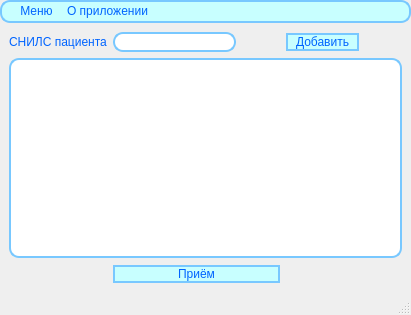
<?xml version="1.0" encoding="UTF-8"?>
<ui version="4.0">
 <class>MainWindow</class>
 <widget class="QMainWindow" name="MainWindow">
  <property name="geometry">
   <rect>
    <x>0</x>
    <y>0</y>
    <width>411</width>
    <height>315</height>
   </rect>
  </property>
  <property name="windowTitle">
   <string>MainWindow</string>
  </property>
  <property name="styleSheet">
   <string notr="true">MainWindow
{
border: 1px;
background: rgb(240, 254, 255);
}</string>
  </property>
  <widget class="QWidget" name="centralwidget">
   <layout class="QGridLayout" name="gridLayout">
    <item row="0" column="4">
     <widget class="QPushButton" name="addButton">
      <property name="styleSheet">
       <string notr="true">QPushButton {
    border: 2px solid rgb(120, 200, 255);
    border-radius: 10px;
    padding: 0 8px;
    background-color:  rgb(200, 255, 255);
    min-width: 20ex;
    min-height: 8ex;
	font: 700 9pt &quot;Segoe UI&quot;;
    color:rgb(0, 100, 255)
}

QPushButton:pressed {
    border: 2px solid rgb(20, 200, 255);
    background-color: rgb(50, 200, 255);
}

QPushButton:hover {
    border: 2px solid rgb(20, 150, 255);
    color:rgb(0, 50, 150);
    background-color: rgb(150, 255, 255);
}</string>
      </property>
      <property name="text">
       <string>Добавить</string>
      </property>
     </widget>
    </item>
    <item row="0" column="3">
     <spacer name="horizontalSpacer">
      <property name="orientation">
       <enum>Qt::Horizontal</enum>
      </property>
      <property name="sizeHint" stdset="0">
       <size>
        <width>40</width>
        <height>20</height>
       </size>
      </property>
     </spacer>
    </item>
    <item row="0" column="2">
     <widget class="QLineEdit" name="lineEdit">
      <property name="styleSheet">
       <string notr="true">border: 2px solid rgb(120, 200, 255);
    border-radius: 10px;
    padding: 0 8px;
    background: white;
    selection-background-color: rgb(200, 255, 255);
	font: 700 9pt &quot;Segoe UI&quot;;
    color:rgb(0, 100, 255)</string>
      </property>
     </widget>
    </item>
    <item row="0" column="5">
     <spacer name="horizontalSpacer_2">
      <property name="orientation">
       <enum>Qt::Horizontal</enum>
      </property>
      <property name="sizeHint" stdset="0">
       <size>
        <width>40</width>
        <height>20</height>
       </size>
      </property>
     </spacer>
    </item>
    <item row="1" column="0" colspan="6">
     <widget class="QListWidget" name="QueueWidget">
      <property name="styleSheet">
       <string notr="true">border: 2px solid rgb(120, 200, 255);
    border-radius: 10px;
    padding: 0 8px;
    background: white;
    selection-background-color: rgb(200, 255, 255);
	font: 700 9pt &quot;Segoe UI&quot;;
    color:rgb(0, 100, 255)</string>
      </property>
     </widget>
    </item>
    <item row="0" column="0" colspan="2">
     <widget class="QLabel" name="label">
      <property name="styleSheet">
       <string notr="true">	font: 700 9pt &quot;Segoe UI&quot;;
    color:rgb(0, 100, 255)</string>
      </property>
      <property name="text">
       <string>СНИЛС пациента</string>
      </property>
     </widget>
    </item>
    <item row="2" column="4" colspan="2">
     <spacer name="horizontalSpacer_4">
      <property name="orientation">
       <enum>Qt::Horizontal</enum>
      </property>
      <property name="sizeHint" stdset="0">
       <size>
        <width>40</width>
        <height>20</height>
       </size>
      </property>
     </spacer>
    </item>
    <item row="2" column="0" colspan="2">
     <spacer name="horizontalSpacer_3">
      <property name="orientation">
       <enum>Qt::Horizontal</enum>
      </property>
      <property name="sizeHint" stdset="0">
       <size>
        <width>40</width>
        <height>20</height>
       </size>
      </property>
     </spacer>
    </item>
    <item row="2" column="2" colspan="2">
     <widget class="QPushButton" name="receptionButton">
      <property name="styleSheet">
       <string notr="true">QPushButton {
    border: 2px solid rgb(120, 200, 255);
    border-radius: 10px;
    padding: 0 8px;
    background-color:  rgb(200, 255, 255);
    min-width: 20ex;
    min-height: 8ex;
	font: 700 9pt &quot;Segoe UI&quot;;
    color:rgb(0, 100, 255)
}

QPushButton:pressed {
    border: 2px solid rgb(20, 200, 255);
    background-color: rgb(50, 200, 255);
}

QPushButton:hover {
    border: 2px solid rgb(20, 150, 255);
    color:rgb(0, 50, 150);
    background-color: rgb(150, 255, 255);
}</string>
      </property>
      <property name="text">
       <string>Приём</string>
      </property>
     </widget>
    </item>
   </layout>
  </widget>
  <widget class="QMenuBar" name="menubar">
   <property name="geometry">
    <rect>
     <x>0</x>
     <y>0</y>
     <width>411</width>
     <height>34</height>
    </rect>
   </property>
   <property name="styleSheet">
    <string notr="true">QMenuBar {
    border: 2px solid rgb(120, 200, 255);
    border-radius: 10px;
    padding: 0 8px;
    background-color:  rgb(200, 255, 255);
    min-width: 20ex;
    min-height: 8ex;
	font: 700 9pt &quot;Segoe UI&quot;;
    color:rgb(0, 100, 255)
}

QMenuBar:pressed {
    border: 2px solid rgb(20, 200, 255);
    background-color: rgb(50, 200, 255);
}

QMenuBar:hover {
    border: 2px solid rgb(20, 150, 255);
    color:rgb(0, 50, 150);
    background-color: rgb(150, 255, 255);
}</string>
   </property>
   <widget class="QMenu" name="menu">
    <property name="styleSheet">
     <string notr="true">Qmenu {
    border: 2px solid rgb(120, 200, 255);
    border-radius: 10px;
    padding: 0 8px;
    background-color:  rgb(200, 255, 255);
    min-width: 20ex;
    min-height: 8ex;
	font: 700 9pt &quot;Segoe UI&quot;;
    color:rgb(0, 100, 255)
}

Qmenu:pressed {
    border: 2px solid rgb(20, 200, 255);
    background-color: rgb(50, 200, 255);
}

Qmenu:hover {
    border: 2px solid rgb(20, 150, 255);
    color:rgb(0, 50, 150);
    background-color: rgb(150, 255, 255);
}</string>
    </property>
    <property name="title">
     <string>О приложении</string>
    </property>
    <addaction name="info"/>
   </widget>
   <widget class="QMenu" name="menu_2">
    <property name="title">
     <string>Меню</string>
    </property>
    <addaction name="add"/>
    <addaction name="reseption"/>
    <addaction name="exit"/>
   </widget>
   <addaction name="menu_2"/>
   <addaction name="menu"/>
  </widget>
  <widget class="QStatusBar" name="statusbar"/>
  <action name="add">
   <property name="icon">
    <iconset resource="resource.qrc">
     <normaloff>:/rec/img/add.png</normaloff>:/rec/img/add.png</iconset>
   </property>
   <property name="text">
    <string>Добавить</string>
   </property>
  </action>
  <action name="reseption">
   <property name="icon">
    <iconset resource="resource.qrc">
     <normaloff>:/rec/img/reseption.png</normaloff>:/rec/img/reseption.png</iconset>
   </property>
   <property name="text">
    <string>Приём</string>
   </property>
  </action>
  <action name="exit">
   <property name="icon">
    <iconset resource="resource.qrc">
     <normaloff>:/rec/img/exit.png</normaloff>:/rec/img/exit.png</iconset>
   </property>
   <property name="text">
    <string>Завершить программу</string>
   </property>
  </action>
  <action name="info">
   <property name="icon">
    <iconset resource="resource.qrc">
     <normaloff>:/rec/img/info.png</normaloff>:/rec/img/info.png</iconset>
   </property>
   <property name="text">
    <string>Справка</string>
   </property>
  </action>
 </widget>
 <resources>
  <include location="resource.qrc"/>
 </resources>
 <connections/>
</ui>
